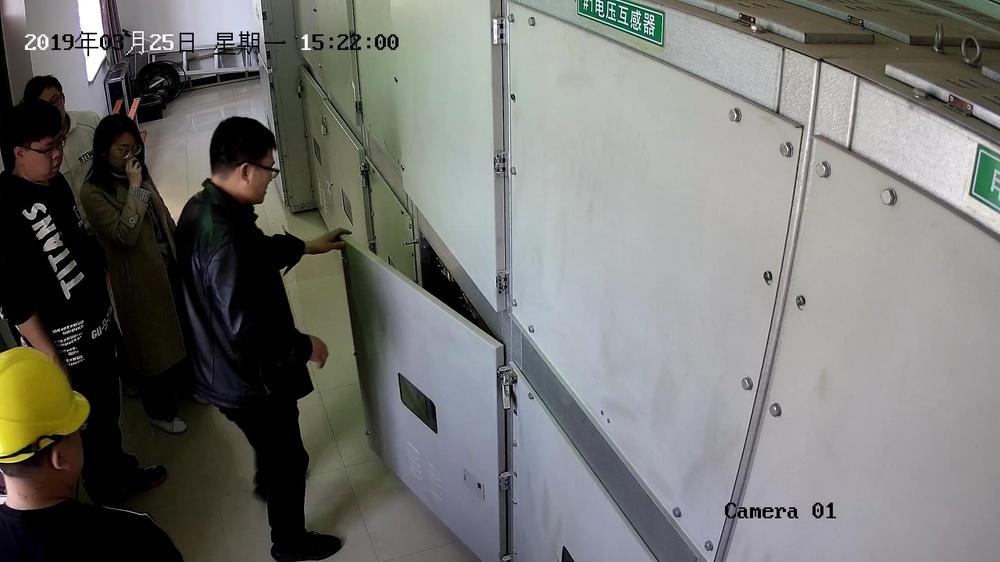
#> input picture image_raw.jpg, 1000 x 562 px, shrunk from 2560 x 1440 before the run
$ python test_otsu_canny.py
#> lines starting #> are read from the running program, lines starting #| are printed output that depends on the picture
import cv2

def otsu_canny(image, lowrate=0.1):
    if len(image.shape) > 2:
        image = cv2.cvtColor(image, cv2.COLOR_BGR2GRAY)

    # Otsu's thresholding
    ret, _ = cv2.threshold(image, thresh=0, maxval=255, type=(cv2.THRESH_BINARY + cv2.THRESH_OTSU))
    edged = cv2.Canny(image, threshold1=(ret * lowrate), threshold2=ret)

    # return the edged image
    return edged


img = cv2.imread('image_raw.jpg')
#> img is the input picture: shape (562, 1000, 3); mean B, G, R 113.4, 116.7, 116
grayImg = cv2.cvtColor(img, cv2.COLOR_BGR2GRAY)
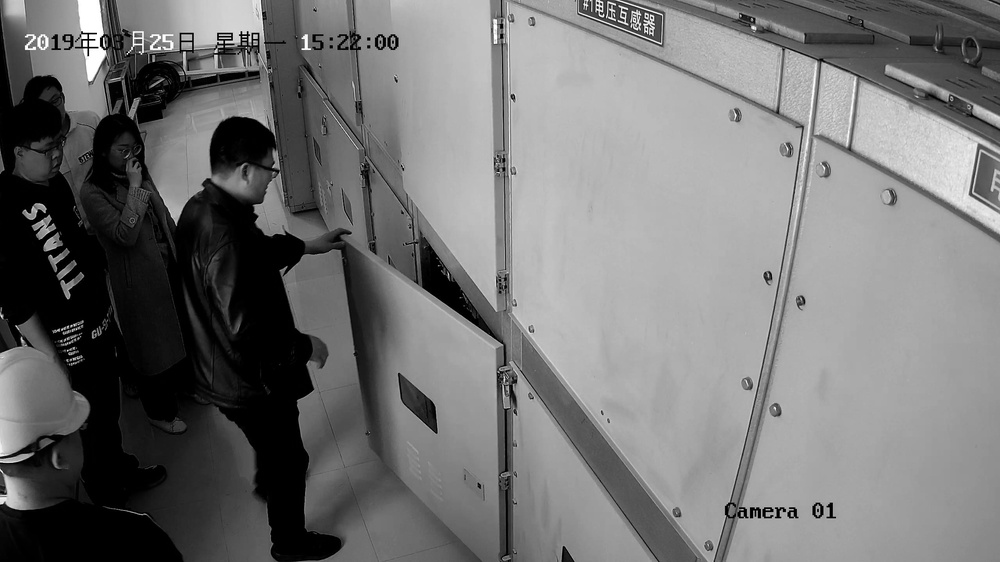
#> grayImg: shape (562, 1000); min 0, max 255, mean 116.1
grayImg = cv2.GaussianBlur(grayImg, (5, 5), 0)
cv2.imshow('gray image', grayImg)
cv2.waitKey(1000)
cv2.destroyAllWindows()

edges = otsu_canny(grayImg, lowrate=0.4)
#> in otsu_canny, `ret, _ = cv2.threshold(image, thresh=0, maxval=255, type=(cv2.THRESH_B..`: ret = 100
#> in otsu_canny, `edged = cv2.Canny(image, threshold1=(ret * lowrate), threshold2=ret)`:
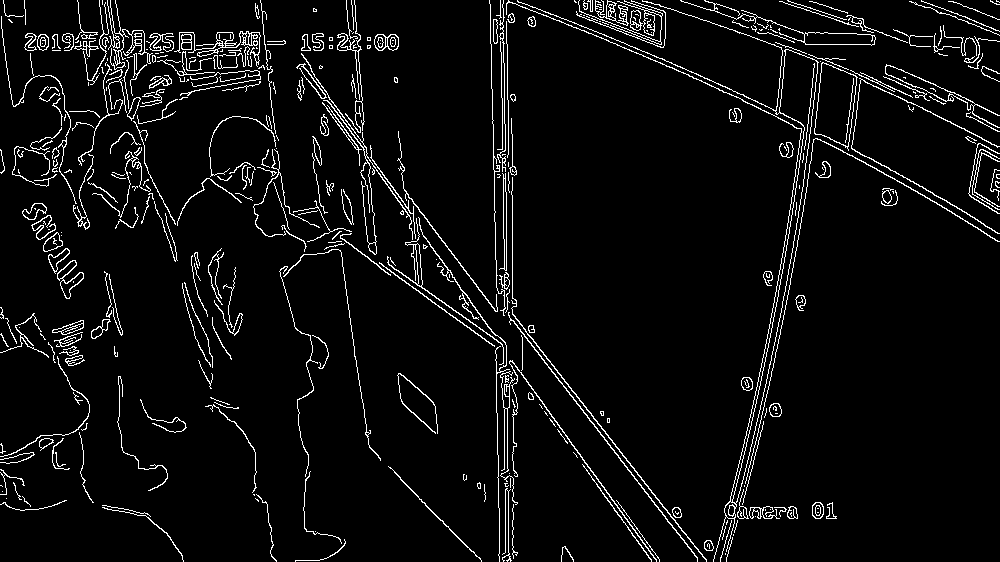
#> edged: shape (562, 1000); 5.1% white in thin lines or dots
cv2.imwrite('test_otsu_canny.jpg', edges)
cv2.imshow('edges', edges)
cv2.waitKey(0)
cv2.destroyAllWindows()
cv2.waitKey(1)
cv2.waitKey(1)
cv2.waitKey(1)
cv2.waitKey(1)
